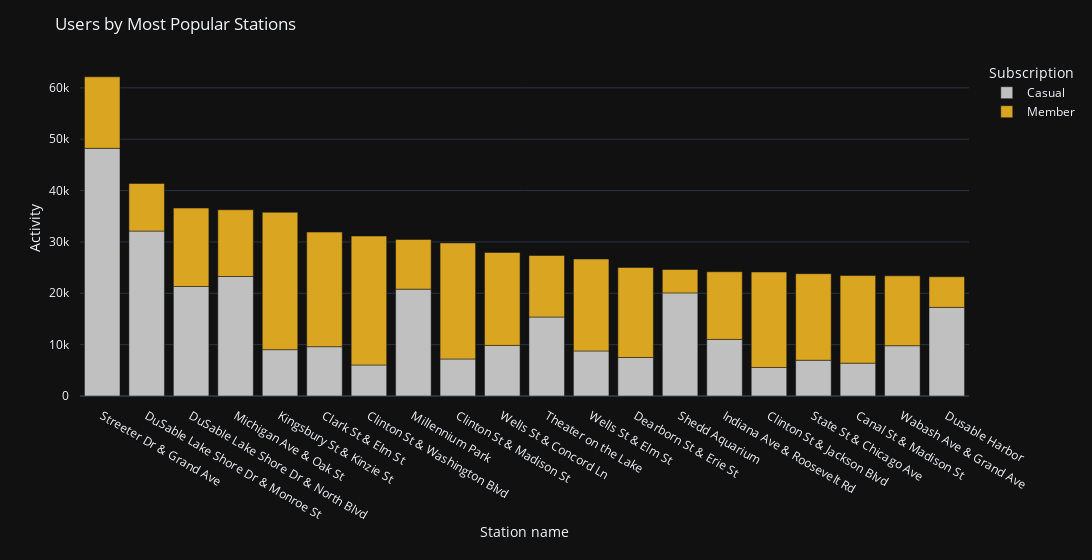

The code cell stored with this chart in its notebook:
### Code cell
legend_name = {
    'casual': 'Casual',
    'member': 'Member',
}

most_popular_stations_records_bar = px.bar(
    most_popular_stations_df,
    x='start_station_name',
    y='count',
    color='member_casual',
    width=1400,
    template='plotly_dark',
    color_discrete_sequence=['silver', 'goldenrod'],
)

most_popular_stations_records_bar.for_each_trace(lambda x: x.update(name=legend_name[x.name]))

most_popular_stations_records_bar.update_layout(
    xaxis_title='Station name', 
    yaxis_title='Activity', 
    title='Users by Most Popular Stations',
    legend_title_text='Subscription',
    yaxis=dict(
        range=[0, None],
        dtick=10000,
        side='left'
    ),
    xaxis=dict(
        dtick="M1",
        tickformat="%b",
    ),
    margin=dict(
        pad=10
    ),
)

most_popular_stations_records_bar.show()

### Figure 1 — Plotly figure (JSON) as saved in the notebook; plotly's stock layout.template omitted (floating-point values rounded to 4 significant figures)
{"data": [{"hovertemplate": "member_casual=casual<br>start_station_name=%{x}<br>count=%{y}<extra></extra>", "legendgroup": "casual", "marker": {"color": "silver", "pattern": {"shape": ""}}, "name": "Casual", "orientation": "v", "showlegend": true, "textposition": "auto", "type": "bar", "x": ["Streeter Dr & Grand Ave", "DuSable Lake Shore Dr & Monroe St", "DuSable Lake Shore Dr & North Blvd", "Michigan Ave & Oak St", "Kingsbury St & Kinzie St", "Clark St & Elm St", "Clinton St & Washington Blvd", "Millennium Park", "Clinton St & Madison St", "Wells St & Concord Ln", "Theater on the Lake", "Wells St & Elm St", "Dearborn St & Erie St", "Shedd Aquarium", "Indiana Ave & Roosevelt Rd", "Clinton St & Jackson Blvd", "State St & Chicago Ave", "Canal St & Madison St", "Wabash Ave & Grand Ave", "Dusable Harbor"], "xaxis": "x", "y": [48223, 32115, 21326, 23269, 9022, 9602, 6039, 20803, 7209, 9847, 15377, 8772, 7500, 20078, 11016, 5552, 6964, 6399, 9794, 17246], "yaxis": "y"}, {"hovertemplate": "member_casual=member<br>start_station_name=%{x}<br>count=%{y}<extra></extra>", "legendgroup": "member", "marker": {"color": "goldenrod", "pattern": {"shape": ""}}, "name": "Member", "orientation": "v", "showlegend": true, "textposition": "auto", "type": "bar", "x": ["Streeter Dr & Grand Ave", "DuSable Lake Shore Dr & Monroe St", "DuSable Lake Shore Dr & North Blvd", "Michigan Ave & Oak St", "Kingsbury St & Kinzie St", "Clark St & Elm St", "Clinton St & Washington Blvd", "Millennium Park", "Clinton St & Madison St", "Wells St & Concord Ln", "Theater on the Lake", "Wells St & Elm St", "Dearborn St & Erie St", "Shedd Aquarium", "Indiana Ave & Roosevelt Rd", "Clinton St & Jackson Blvd", "State St & Chicago Ave", "Canal St & Madison St", "Wabash Ave & Grand Ave", "Dusable Harbor"], "xaxis": "x", "y": [13925, 9270, 15261, 12994, 26749, 22313, 25105, 9683, 22600, 18106, 11978, 17901, 17525, 4545, 13169, 18603, 16848, 17052, 13604, 5978], "yaxis": "y"}], "layout": {"barmode": "relative", "legend": {"title": {"text": "Subscription"}, "tracegroupgap": 0}, "margin": {"pad": 10, "t": 60}, "title": {"text": "Users by Most Popular Stations"}, "width": 1400, "xaxis": {"anchor": "y", "domain": [0, 1], "dtick": "M1", "tickformat": "%b", "title": {"text": "Station name"}}, "yaxis": {"anchor": "x", "domain": [0, 1], "dtick": 10000, "range": [0, null], "side": "left", "title": {"text": "Activity"}}}}
